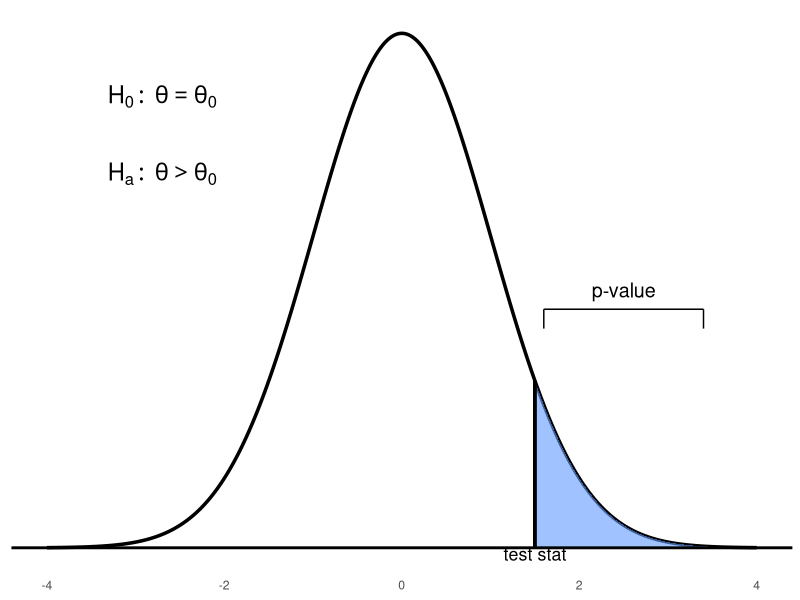
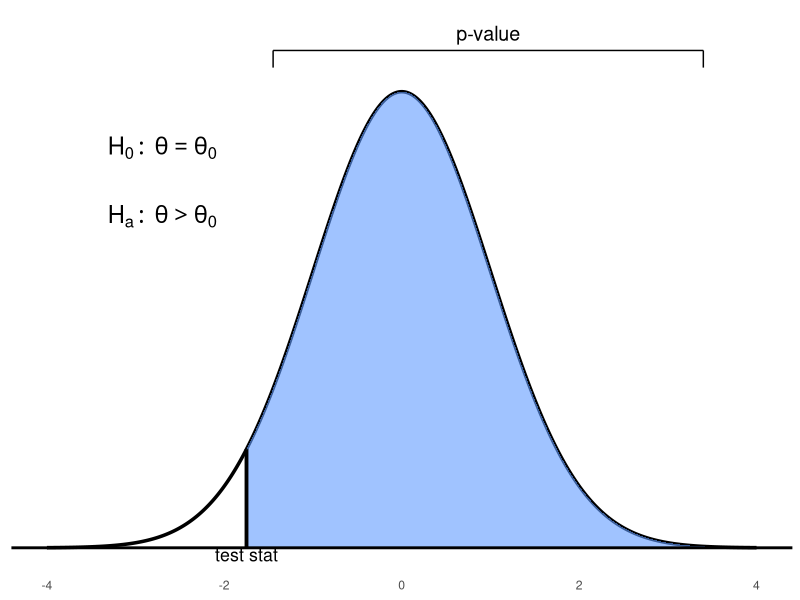
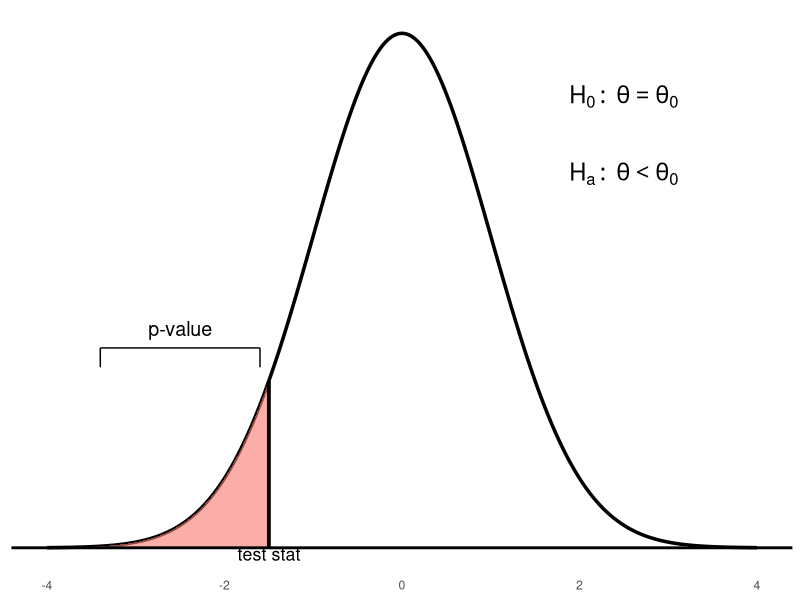
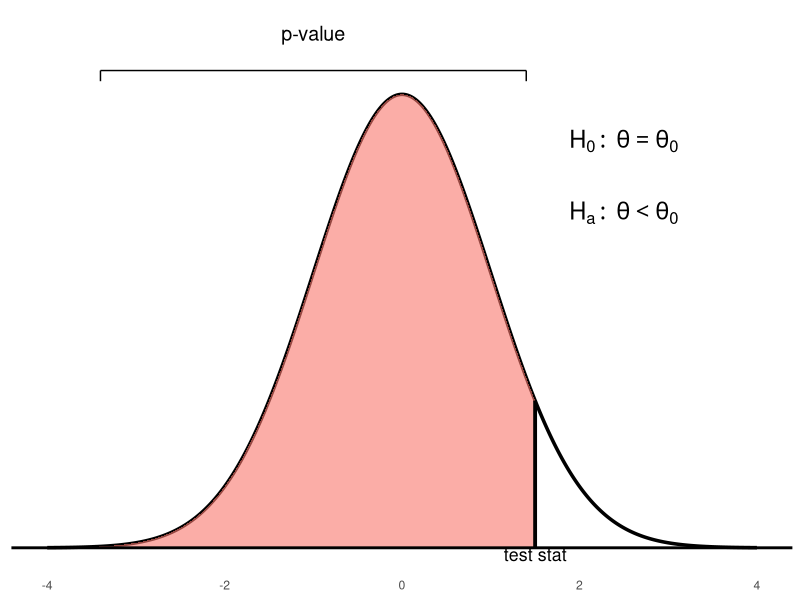
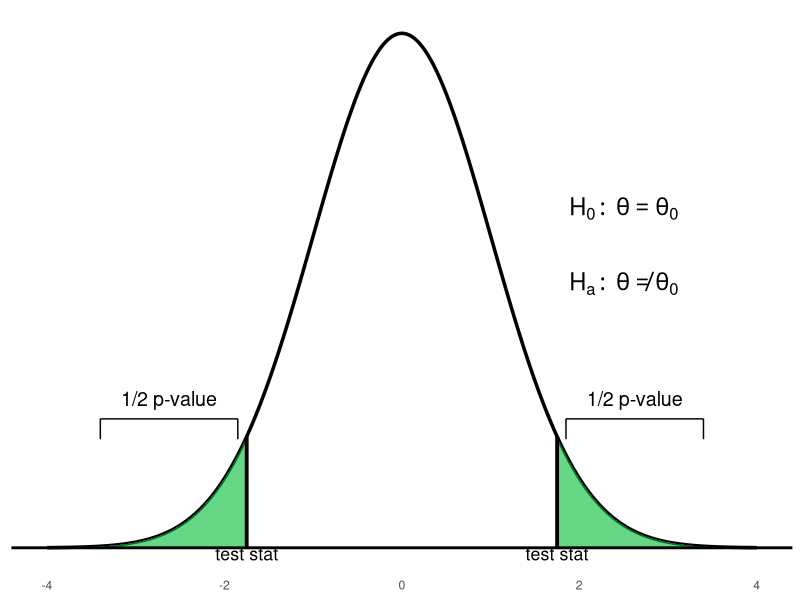
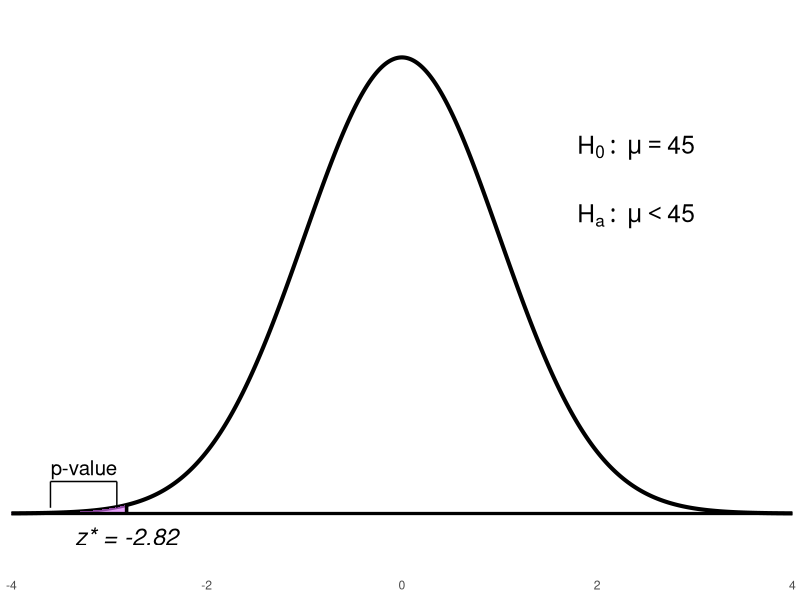
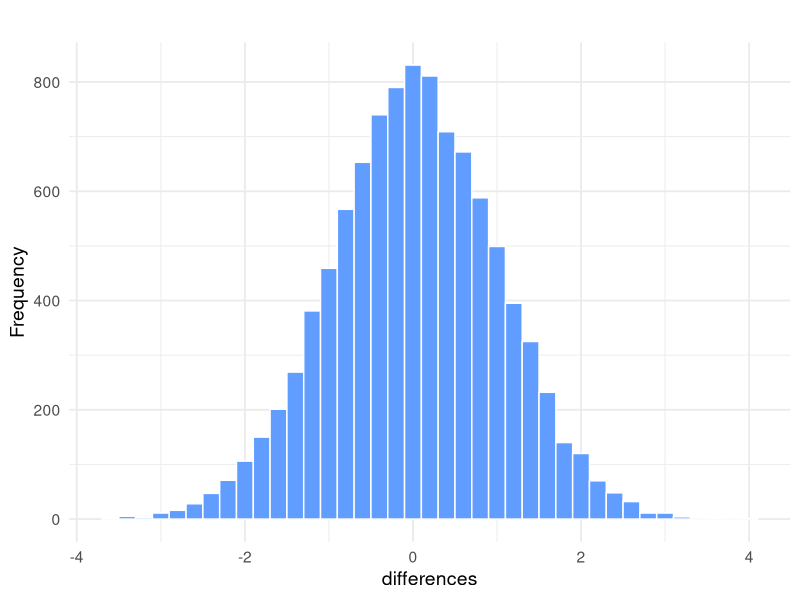
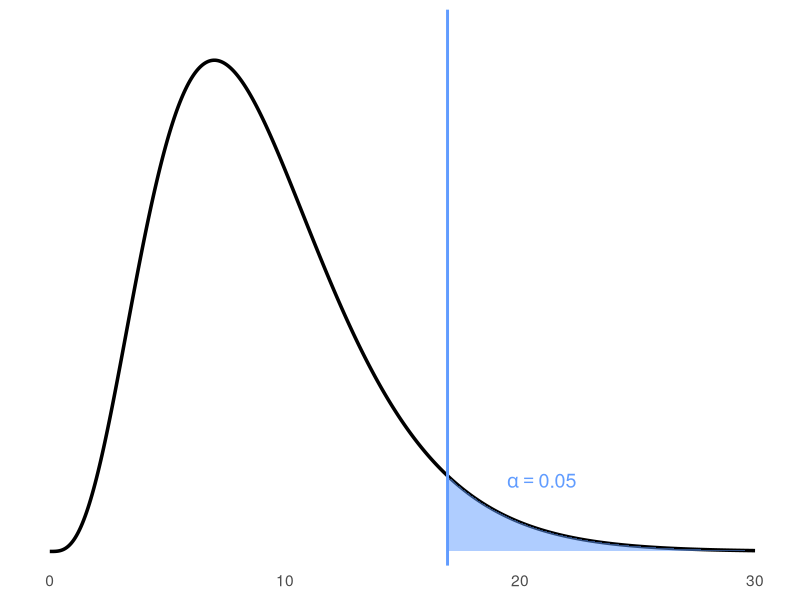

These figures' R source, in order:
## ---- chunk 1

library(ggplot2)

# --- First Plot: Standard blue bracket lower ---
x <- seq(-4, 4, length = 1000)
y <- dnorm(x)
test_stat <- 1.5
p_x <- seq(test_stat, 4, length = 500)
p_y <- dnorm(p_x)
x_left <- test_stat + 0.1
x_right <- 3.4
y_top <- 0.2
y_mid <- 0.185
y_bot <- 0.17

p1 <- ggplot() +
  geom_line(aes(x, y), color = "#000000", size = 1.2) +
  geom_area(aes(x = p_x, y = p_y), fill = "#619CFF", alpha = 0.6) +
  geom_hline(yintercept = 0, color = "#000000", linewidth = 1) +
  geom_segment(aes(x = test_stat, xend = test_stat, y = 0, yend = dnorm(test_stat)),
               color = "#000000", linewidth = 1.3) +
  geom_segment(aes(x = x_left, xend = x_left, y = y_bot, yend = y_mid), color = "#000000") +
  geom_segment(aes(x = x_left, xend = x_right, y = y_mid, yend = y_mid), color = "#000000") +
  geom_segment(aes(x = x_right, xend = x_right, y = y_mid, yend = y_bot), color = "#000000") +
  annotate("text", x = (x_left + x_right)/2, y = y_top, label = "p-value", size = 5) +
  annotate("text", x = -2.7, y = 0.35, label = "H[0]:~theta==theta[0]", parse = TRUE, size = 6) +
  annotate("text", x = -2.7, y = 0.29, label = "H[a]:~theta > theta[0]", parse = TRUE, size = 6) +
  annotate("text", x = test_stat, y = 0.005, label = "test stat", size = 4.5, vjust = 1.5) +
  theme_minimal() +
  labs(x = NULL, y = NULL) +
  theme(axis.text.y = element_blank(),
        axis.ticks.y = element_blank(),
        panel.grid = element_blank())

print(p1)

# --- Second Plot: Blue with widest shading and highest bracket ---
y <- dnorm(x)
test_stat <- -1.75
p_x <- seq(test_stat, 4, length = 500)
p_y <- dnorm(p_x)
x_left <- test_stat + 0.3
x_right <- 3.4
y_top <- 0.45
y_mid <- 0.435
y_bot <- 0.42

p2 <- ggplot() +
  geom_line(aes(x, y), color = "#000000" , size = 1.2) +
  geom_area(aes(x = p_x, y = p_y), fill = "#619CFF", alpha = 0.6) +
  geom_hline(yintercept = 0, color = "#000000", linewidth = 1) +
  geom_segment(aes(x = test_stat, xend = test_stat, y = 0, yend = dnorm(test_stat)),
               color = "#000000", linewidth = 1.3) +
  geom_segment(aes(x = x_left, xend = x_left, y = y_bot, yend = y_mid), color = "#000000") +
  geom_segment(aes(x = x_left, xend = x_right, y = y_mid, yend = y_mid), color = "#000000") +
  geom_segment(aes(x = x_right, xend = x_right, y = y_mid, yend = y_bot), color = "#000000") +
  annotate("text", x = (x_left + x_right)/2, y = y_top, label = "p-value", size = 5) +
  annotate("text", x = -2.7, y = 0.35, label = "H[0]:~theta==theta[0]", parse = TRUE, size = 6) +
  annotate("text", x = -2.7, y = 0.29, label = "H[a]:~theta > theta[0]", parse = TRUE, size = 6) +
  annotate("text", x = test_stat, y = 0.005, label = "test stat", size = 4.5, vjust = 1.5) +
  theme_minimal() +
  labs(x = NULL, y = NULL) +
  theme(axis.text.y = element_blank(),
        axis.ticks.y = element_blank(),
        panel.grid = element_blank())

print(p2)
## ---- chunk 2

# First plot (lower pink bracket)
library(ggplot2)
x <- seq(-4, 4, length = 1000)
y <- dnorm(x)
test_stat <- -1.5
p_x <- seq(-4, test_stat, length = 500)
p_y <- dnorm(p_x)
x_left <- -3.4
x_right <- test_stat - 0.1
y_top <- 0.17
y_mid <- 0.155
y_bot <- 0.14
p1 <- ggplot() +
  geom_line(aes(x, y), color = "#000000", linewidth = 1.2) +
  geom_area(aes(x = p_x, y = p_y), fill = "#F8766D", alpha = 0.6) +
  geom_hline(yintercept = 0, color = "#000000", linewidth = 1) +
  geom_segment(aes(x = test_stat, xend = test_stat, y = 0, yend = dnorm(test_stat)), color = "#000000", linewidth = 1.3) +
  geom_segment(aes(x = x_left, xend = x_left, y = y_bot, yend = y_mid), color = "#000000") +
  geom_segment(aes(x = x_left, xend = x_right, y = y_mid, yend = y_mid), color = "#000000") +
  geom_segment(aes(x = x_right, xend = x_right, y = y_mid, yend = y_bot), color = "#000000") +
  annotate("text", x = (x_left + x_right) / 2, y = y_top, label = "p-value", size = 5) +
  annotate("text", x = 2.5, y = 0.35, label = "H[0]:~theta==theta[0]", parse = TRUE, size = 6) +
  annotate("text", x = 2.5, y = 0.29, label = "H[a]:~theta < theta[0]", parse = TRUE, size = 6) +
  annotate("text", x = test_stat, y = 0.005, label = "test stat", size = 4.5, vjust = 1.5) +
  theme_minimal() +
  labs(x = NULL, y = NULL) +
  theme(axis.text.y = element_blank(), axis.ticks.y = element_blank(), panel.grid = element_blank())

print(p1)

# Second plot (curve slightly higher, bracket above)
y <- dnorm(x) * 0.95
test_stat <- 1.5
p_x <- seq(-4, test_stat, length = 500)
p_y <- dnorm(p_x) * 0.95
x_left <- -3.4
x_right <- test_stat - 0.1
y_top <- 0.43
y_mid <- 0.3989
y_bot <- 0.39
p2 <- ggplot() +
  geom_line(aes(x, y), color = "#000000", linewidth = 1.2) +
  geom_area(aes(x = p_x, y = p_y), fill = "#F8766D", alpha = 0.6) +
  geom_hline(yintercept = 0, color = "#000000", linewidth = 1) +
  geom_segment(aes(x = test_stat, xend = test_stat, y = 0, yend = dnorm(test_stat) * 0.95), color = "#000000", linewidth = 1.3) +
  geom_segment(aes(x = x_left, xend = x_left, y = y_bot, yend = y_mid), color = "#000000") +
  geom_segment(aes(x = x_left, xend = x_right, y = y_mid, yend = y_mid), color = "#000000") +
  geom_segment(aes(x = x_right, xend = x_right, y = y_mid, yend = y_bot), color = "#000000") +
  annotate("text", x = (x_left + x_right) / 2, y = y_top, label = "p-value", size = 5) +
  annotate("text", x = 2.5, y = 0.34, label = "H[0]:~theta==theta[0]", parse = TRUE, size = 6) +
  annotate("text", x = 2.5, y = 0.28, label = "H[a]:~theta < theta[0]", parse = TRUE, size = 6) +
  annotate("text", x = test_stat, y = 0.005, label = "test stat", size = 4.5, vjust = 1.5) +
  theme_minimal() +
  labs(x = NULL, y = NULL) +
  theme(axis.text.y = element_blank(), axis.ticks.y = element_blank(), panel.grid = element_blank())

print(p2)
## ---- chunk 3
library(ggplot2)

# Generate bell curve
x <- seq(-4, 4, length = 1000)
y <- dnorm(x) * 0.95

# Test statistics for two tails
left_stat <- -1.75
right_stat <- 1.75

# Shaded green tail areas
p_x_left <- seq(-4, left_stat, length = 300)
p_y_left <- dnorm(p_x_left) * 0.95
p_x_right <- seq(right_stat, 4, length = 300)
p_y_right <- dnorm(p_x_right) * 0.95

# Bracket height - slightly higher than previous "blue" reference
y_top <- 0.11
y_mid <- 0.095
y_bot <- 0.08

# Bracket horizontal positions
x_l1 <- -3.4
x_l2 <- left_stat - 0.1
x_r1 <- right_stat + 0.1
x_r2 <- 3.4

# Create plot
p <- ggplot() +
  geom_line(aes(x, y), color = "#000000", linewidth = 1.2) +
  geom_area(aes(x = p_x_left, y = p_y_left), fill = "#00BA38", alpha = 0.6) +
  geom_area(aes(x = p_x_right, y = p_y_right), fill = "#00BA38", alpha = 0.6) +
  geom_hline(yintercept = 0, color = "#000000", linewidth = 1) +
  geom_segment(aes(x = left_stat, xend = left_stat, y = 0, yend = dnorm(left_stat) * 0.95),
               color = "#000000", linewidth = 1.3) +
  geom_segment(aes(x = right_stat, xend = right_stat, y = 0, yend = dnorm(right_stat) * 0.95),
               color = "#000000", linewidth = 1.3) +

  # Left bracket
  geom_segment(aes(x = x_l1, xend = x_l1, y = y_bot, yend = y_mid), color = "#000000") +
  geom_segment(aes(x = x_l1, xend = x_l2, y = y_mid, yend = y_mid), color = "#000000") +
  geom_segment(aes(x = x_l2, xend = x_l2, y = y_mid, yend = y_bot), color = "#000000") +
  annotate("text", x = (x_l1 + x_l2)/2, y = y_top, label = "1/2 p-value", size = 5) +

  # Right bracket
  geom_segment(aes(x = x_r1, xend = x_r1, y = y_bot, yend = y_mid), color = "#000000") +
  geom_segment(aes(x = x_r1, xend = x_r2, y = y_mid, yend = y_mid), color = "#000000") +
  geom_segment(aes(x = x_r2, xend = x_r2, y = y_mid, yend = y_bot), color = "#000000") +
  annotate("text", x = (x_r1 + x_r2)/2, y = y_top, label = "1/2 p-value", size = 5) +

  # Hypotheses on the right
  annotate("text", x = 2.5, y = 0.25, label = "H[0]:~theta==theta[0]", parse = TRUE, size = 6) +
  annotate("text", x = 2.5, y = 0.195, label = "H[a]:~theta != theta[0]", parse = TRUE, size = 6) +
  annotate("text", x = left_stat, y = 0.005, label = "test stat", size = 4.5, vjust = 1.5) +
  annotate("text", x = right_stat, y = 0.005, label = "test stat", size = 4.5, vjust = 1.5) +

  # Style
  theme_minimal() +
  labs(x = NULL, y = NULL) +
  theme(
    axis.text.y = element_blank(),
    axis.ticks.y = element_blank(),
    panel.grid = element_blank()
  )
# PRINT the plot
p
## ---- chunk 4
library(ggplot2)

# Normal curve data
x <- seq(-4, 4, length = 1000)
y <- dnorm(x)

# Shaded left-tail region
test_stat <- -2.82
p_x <- seq(-4, test_stat, length = 500)
p_y <- dnorm(p_x)

# Bracket near pink area
x_left <- -3.6
x_right <- test_stat - 0.1
y_bot <- 0.005
y_mid <- 0.028
y_top <- 0.04

# Build plot
p <- ggplot() +
  geom_line(aes(x, y), color = "#000000", linewidth = 1.4) +
  geom_area(aes(x = p_x, y = p_y), fill = "#DC71FA", alpha = 0.65) +
  geom_hline(yintercept = 0, color = "#000000", linewidth = 1.1) +

  # Test statistic line and label
  geom_segment(aes(x = test_stat, xend = test_stat, y = 0, yend = dnorm(test_stat)), 
               color = "#000000", linewidth = 1.2) +
  annotate("text", x = test_stat, y = -0.02, label = "z* = -2.82", size = 6, fontface = "italic") +

  # Bracket and p-value label
  geom_segment(aes(x = x_left, xend = x_left, y = y_bot, yend = y_mid), color = "#000000") +
  geom_segment(aes(x = x_left, xend = x_right, y = y_mid, yend = y_mid), color = "#000000") +
  geom_segment(aes(x = x_right, xend = x_right, y = y_mid, yend = y_bot), color = "#000000") +
  annotate("text", x = (x_left + x_right)/2, y = y_top, label = "p-value", size = 5.2) +

  # Hypotheses
  annotate("text", x = 2.4, y = 0.32, label = "H[0]:~mu==45", parse = TRUE, size = 6.2) +
  annotate("text", x = 2.4, y = 0.26, label = "H[a]:~mu < 45", parse = TRUE, size = 6.2) +

  # Axes
  scale_x_continuous(breaks = c(-4, -2, 0, 2, 4), limits = c(-4, 4), expand = c(0, 0)) +
  scale_y_continuous(limits = c(-0.03, 0.42)) +

  theme_minimal() +
  labs(x = NULL, y = NULL) +
  theme(
    axis.text.y = element_blank(),
    axis.ticks = element_blank(),
    panel.grid = element_blank()
  )

p
## ---- chunk 5
library(ggplot2)

# Parameters
n <- 10
mu.zero <- 0
sigma <- 1
sigma.xbar <- sigma / sqrt(n)

# Simulations
m <- 10000
x.bar <- rnorm(m, mean = mu.zero, sd = sigma.xbar)

# z.star = test statistic
z.star <- (x.bar - mu.zero) / sigma.xbar
z.df <- data.frame(z.star = z.star)

# ggplot histogram
ggplot(z.df, aes(x = z.star)) +
  geom_histogram(binwidth = 0.2, fill = "#619CFF", color = "#FFFFFF") +
  labs(
    title = " ",
    x = "differences",
    y = "Frequency"
  ) +
  theme_minimal(base_size = 14)
## ---- chunk 6
library(ggplot2)

# Parameters
df <- 9
alpha <- 0.05
x_crit <- qchisq(1 - alpha, df = df)

# Data
x <- seq(0, 30, length.out = 500)
y <- dchisq(x, df = df)
curve_df <- data.frame(x = x, y = y)

# Rejection region (shaded)
x_fill <- seq(x_crit, 30, length.out = 200)
y_fill <- dchisq(x_fill, df = df)
fill_df <- data.frame(x = x_fill, y = y_fill)

# Plot
ggplot(curve_df, aes(x = x, y = y)) +
  geom_line(color = "#000000", size = 1.2) +  # chi-squared curve
  geom_area(data = fill_df, aes(x = x, y = y),
            fill = "#619CFF", alpha = 0.5) +  # rejection region
  geom_vline(xintercept = x_crit, color = "#619CFF", linetype = "solid", size = 1) +
  annotate("text", x = x_crit, y = -0.003, label = "16.919",
           size = 4, vjust = 1, color = "#000000") +
  annotate("text", x = x_crit + 4, y = 0.015,
           label = expression(alpha == 0.05), parse = TRUE,
           size = 5, color = "#619CFF") +
  scale_x_continuous(limits = c(0, 30)) +
  scale_y_continuous(expand = expansion(mult = c(0, 0.1))) +
  labs(x = NULL, y = NULL) +
  theme_minimal(base_size = 14) +
  theme(
    axis.text.y = element_blank(),
    axis.ticks.y = element_blank(),
    panel.grid = element_blank()
  )
## ---- chunk 7
library(ggplot2)

# Group 1 data
success_group1 <- c(65, 66, 58, 70, 78, 53, 62, 64, 68, 69, 60, 67)

# Create data frame for ggplot Q-Q plot
df <- data.frame(success = success_group1)

# Q-Q plot with ggplot2
ggplot(df, aes(sample = success)) +
  stat_qq(color = "#619CFF", size = 2) +
  stat_qq_line(color = "#000000") +
  labs(
    x = "Theoretical Quantiles",
    y = "Sample Quantiles"
  ) +
  theme_minimal(base_size = 14)
## ---- chunk 8
library(ggplot2)

# Group 2 data
success_group2 <- c(34, 40, 45, 46, 50, 42, 44, 48, 54, 49, 52, 53, 55, 60, 68)

# Data frame for plotting
df <- data.frame(success = success_group2)

# ggplot Q-Q plot
ggplot(df, aes(sample = success)) +
  stat_qq(color = "#619CFF", size = 2) +
  stat_qq_line(color = "#000000") +
  labs(
    x = "Theoretical Quantiles",
    y = "Sample Quantiles"
  ) +
  theme_minimal(base_size = 14)
## ---- chunk 9
library(ggplot2)

# Group 1 and Group 2 data
group1 <- c(65, 66, 58, 70, 78, 53, 62, 64, 68, 69, 60, 67)
group2 <- c(34, 40, 45, 46, 50, 42, 44, 48, 54, 49, 52, 53, 55, 60, 68)

# Create data frame
df <- data.frame(
  Success_Index = c(group1, group2),
  Group = factor(c(rep(1, length(group1)), rep(2, length(group2))),
                 labels = c("Group 1", "Group 2"))
)

# Create boxplot using ggplot2
ggplot(df, aes(x = Group, y = Success_Index, fill = Group)) +
  geom_boxplot() +
  scale_fill_manual(values = c("#F8766D", "#619CFF")) +
  labs(x = "Group", y = "Success Index") +
  theme_minimal(base_size = 14) +
  theme(legend.position = "none")
## ---- chunk 10
library(ggplot2)

# Step 1: Enter data
treatment <- c(24, 61, 59, 46, 43, 44, 52, 43, 58, 67, 62, 57,
               71, 49, 54, 43, 53, 57, 49, 56, 33)

# Step 2: Create data frame
df <- data.frame(value = treatment)

# Step 3: Generate ggplot Q-Q plot
ggplot(df, aes(sample = value)) +
  stat_qq(color = "#F8766D", size = 2) +
  stat_qq_line(color = "#619CFF", linetype = "dashed") +
  labs(x = "Theoretical Quantiles", y = "Sample Quantiles") +
  theme_minimal(base_size = 14)
## ---- chunk 11
library(ggplot2)

# Step 1: Enter data
control <- c(42, 33, 46, 37, 43, 41, 10, 42, 55, 19, 17, 55,
             26, 54, 60, 28, 62, 20, 53, 48, 37, 85, 42)

# Step 2: Create data frame
df <- data.frame(value = control)

# Step 3: Generate Q-Q plot using ggplot2
ggplot(df, aes(sample = value)) +
  stat_qq(color = "#F8766D", size = 2) +
  stat_qq_line(color = "#619CFF", linetype = "dashed") +
  labs(x = "Theoretical Quantiles", y = "Sample Quantiles") +
  theme_minimal(base_size = 14)
## ---- chunk 12
library(ggplot2)
sleep_hrs <- c(6.4, 7.2, 7.7, 9.0, 8.5, 7.3, 6.6, 8.3, 9.2, 7.8, 8.8, 6.9, 8.1, 7.4, 9.6, 7.1)
df_sleep <- data.frame(hours = sleep_hrs)
ggplot(df_sleep, aes(x = hours)) +
  geom_histogram(binwidth = 0.5, fill = "#619CFF", color = "white", boundary = 6.0) +
  geom_vline(xintercept = 7.0, linetype = "dashed", color = "#e17055", linewidth = 0.9) +
  annotate("text", x = 7.08, y = 4.4, label = "mu[0] == 7.0", parse = TRUE,
           color = "#e17055", size = 4, hjust = 0) +
  scale_x_continuous(breaks = seq(6, 10, 0.5)) +
  scale_y_continuous(limits = c(0, 5)) +
  labs(x = "Nightly sleep duration (hours)", y = "Frequency",
       caption = "n = 16 volunteers  |  Dashed line = μ₀ = 7.0 hours") +
  theme_minimal(base_size = 12) +
  theme(plot.caption = element_text(color = "#555", size = 9))
## ---- chunk 13
library(ggplot2)
df_pets <- data.frame(
  outcome = factor(c("Own pets", "No pets"), levels = c("Own pets", "No pets")),
  count   = c(102, 48)
)
ggplot(df_pets, aes(x = outcome, y = count, fill = outcome)) +
  geom_bar(stat = "identity", color = "white", width = 0.45) +
  geom_hline(yintercept = 0.60 * 150, linetype = "dashed",
             color = "#e17055", linewidth = 0.9) +
  annotate("text", x = 2.35, y = 93, label = "p[0] %*% n == 90",
           parse = TRUE, color = "#e17055", size = 3.8, hjust = 1) +
  scale_fill_manual(values = c("Own pets" = "#6c5ce7", "No pets" = "#b2bec3")) +
  scale_y_continuous(breaks = seq(0, 110, 20)) +
  labs(x = NULL, y = "Number of households",
       caption = "n = 150 households  |  Dashed line = national benchmark (p₀ × n = 90)") +
  theme_minimal(base_size = 12) +
  theme(legend.position = "none",
        plot.caption = element_text(color = "#555", size = 9))
## ---- chunk 14
library(ggplot2)
study_hrs <- c(8, 10, 12, 13, 14, 15, 16, 17, 17, 18, 18,
               19, 19, 20, 20, 21, 22, 23, 24, 25, 26, 27, 28, 30, 33)
df_study <- data.frame(hours = study_hrs)
ggplot(df_study, aes(x = hours)) +
  geom_histogram(binwidth = 3, fill = "#00cec9", color = "white", boundary = 6) +
  geom_vline(xintercept = c(19.8 - 4, 19.8 + 4), linetype = "dashed",
             color = "#e17055", linewidth = 0.8) +
  annotate("text", x = 8.5, y = 6.4, label = "±σ₀ = ±4 from mean",
           color = "#e17055", size = 3.5, hjust = 0) +
  scale_x_continuous(breaks = seq(6, 36, 3)) +
  labs(x = "Weekly study hours", y = "Frequency",
       caption = "n = 25 engineering students  |  Dashed lines = mean ± σ₀") +
  theme_minimal(base_size = 12) +
  theme(plot.caption = element_text(color = "#555", size = 9))
## ---- chunk 15
library(ggplot2)
df_complete <- data.frame(
  section  = factor(rep(c("Online", "In-person"), each = 2),
                    levels = c("Online", "In-person")),
  outcome  = factor(rep(c("Completed", "Did not complete"), 2),
                    levels = c("Completed", "Did not complete")),
  count    = c(111, 39, 96, 24)
)
ggplot(df_complete, aes(x = section, y = count, fill = outcome)) +
  geom_bar(stat = "identity", position = "dodge", color = "white", width = 0.55) +
  scale_fill_manual(values = c("Completed" = "#0984e3", "Did not complete" = "#b2bec3")) +
  scale_y_continuous(breaks = seq(0, 120, 20)) +
  labs(x = NULL, y = "Number of students", fill = NULL,
       caption = "Online: n₁ = 150 (111 completed)  |  In-person: n₂ = 120 (96 completed)") +
  theme_minimal(base_size = 12) +
  theme(legend.position = "top",
        plot.caption = element_text(color = "#555", size = 9))
## ---- chunk 16
library(ggplot2)
inspector_a <- c(2, 3, 4, 5, 5, 6, 6, 6, 7, 7, 7, 7, 8, 8, 8, 9, 9, 10, 10, 11)
inspector_b <- c(3, 4, 5, 5, 6, 6, 6, 7, 7, 7, 7, 8, 8, 8, 8, 9,  9, 10)
df_insp <- data.frame(
  rating    = c(inspector_a, inspector_b),
  inspector = factor(rep(c("Inspector A", "Inspector B"),
                         c(length(inspector_a), length(inspector_b))))
)
ggplot(df_insp, aes(x = inspector, y = rating, fill = inspector)) +
  geom_boxplot(color = "#636e72", width = 0.45, outlier.shape = 19, outlier.size = 2) +
  scale_fill_manual(values = c("Inspector A" = "#fd79a8", "Inspector B" = "#a29bfe")) +
  scale_y_continuous(breaks = 1:11) +
  labs(x = NULL, y = "Rating (1–10)",
       caption = "Inspector A: n = 20  |  Inspector B: n = 18") +
  theme_minimal(base_size = 12) +
  theme(legend.position = "none",
        plot.caption = element_text(color = "#555", size = 9))
## ---- chunk 17
library(ggplot2)
df_anxiety <- data.frame(
  student = rep(paste("S", 1:7, sep = ""), each = 2),
  time    = factor(rep(c("Before", "After"), 7), levels = c("Before", "After")),
  score   = c(34, 26,  41, 29,  28, 23,  37, 28,  22, 19,  45, 34,  31, 24)
)
ggplot(df_anxiety, aes(x = time, y = score, group = student)) +
  geom_line(color = "#636e72", linewidth = 0.7, alpha = 0.6) +
  geom_point(aes(color = time), size = 3) +
  scale_color_manual(values = c("Before" = "#e17055", "After" = "#0984e3")) +
  scale_y_continuous(limits = c(15, 50), breaks = seq(15, 50, 5)) +
  labs(x = NULL, y = "Anxiety score (0–50)", color = NULL,
       caption = "n = 7 students  |  Each line = one student's change") +
  theme_minimal(base_size = 12) +
  theme(legend.position = "top",
        plot.caption = element_text(color = "#555", size = 9))
## ---- chunk 18
library(ggplot2)
repair <- c(1.2, 1.5, 1.8, 2.0, 2.2, 2.5, 3.8, 6.5)
df41 <- data.frame(x = repair)
ggplot(df41, aes(sample = x)) +
  stat_qq(color = "#619CFF", size = 2.5) +
  stat_qq_line(color = "#000000") +
  labs(x = "Theoretical Quantiles", y = "Sample Quantiles (hours)") +
  theme_minimal(base_size = 14)
## ---- chunk 19
library(ggplot2)
library(patchwork)
ws1 <- c(12.1, 11.8, 12.5, 12.0, 11.9, 12.3, 12.2)
ws2 <- c(13.0, 12.7, 13.5, 12.9, 13.2, 21.4)

p1 <- ggplot(data.frame(x = ws1), aes(sample = x)) +
  stat_qq(color = "#619CFF", size = 2.5) + stat_qq_line(color = "#000000") +
  labs(title = "Workstation 1", x = "Theoretical Quantiles", y = "Sample Quantiles (min)") +
  theme_minimal(base_size = 13)

p2 <- ggplot(data.frame(x = ws2), aes(sample = x)) +
  stat_qq(color = "#619CFF", size = 2.5) + stat_qq_line(color = "#000000") +
  labs(title = "Workstation 2", x = "Theoretical Quantiles", y = "Sample Quantiles (min)") +
  theme_minimal(base_size = 13)

p1 + p2
## ---- chunk 20
library(ggplot2)
library(patchwork)
sectionA <- c(94, 92, 91, 90, 88, 82, 74, 61)
sectionB <- c(78, 82, 75, 80, 77, 83, 79)

p1 <- ggplot(data.frame(x = sectionA), aes(sample = x)) +
  stat_qq(color = "#619CFF", size = 2.5) + stat_qq_line(color = "#000000") +
  labs(title = "Section A", x = "Theoretical Quantiles", y = "Sample Quantiles (score)") +
  theme_minimal(base_size = 13)

p2 <- ggplot(data.frame(x = sectionB), aes(sample = x)) +
  stat_qq(color = "#619CFF", size = 2.5) + stat_qq_line(color = "#000000") +
  labs(title = "Section B", x = "Theoretical Quantiles", y = "Sample Quantiles (score)") +
  theme_minimal(base_size = 13)

p1 + p2
## ---- chunk 21
library(ggplot2)
control <- c(140, 135, 150, 145, 138, 142, 148, 136)
diet    <- c(134, 128, 143, 137, 129, 128, 128, 108)
d <- diet - control
ggplot(data.frame(x = d), aes(sample = x)) +
  stat_qq(color = "#619CFF", size = 2.5) +
  stat_qq_line(color = "#000000") +
  labs(x = "Theoretical Quantiles", y = "Sample Quantiles of d = Diet − Control (mg/dL)") +
  theme_minimal(base_size = 14)
